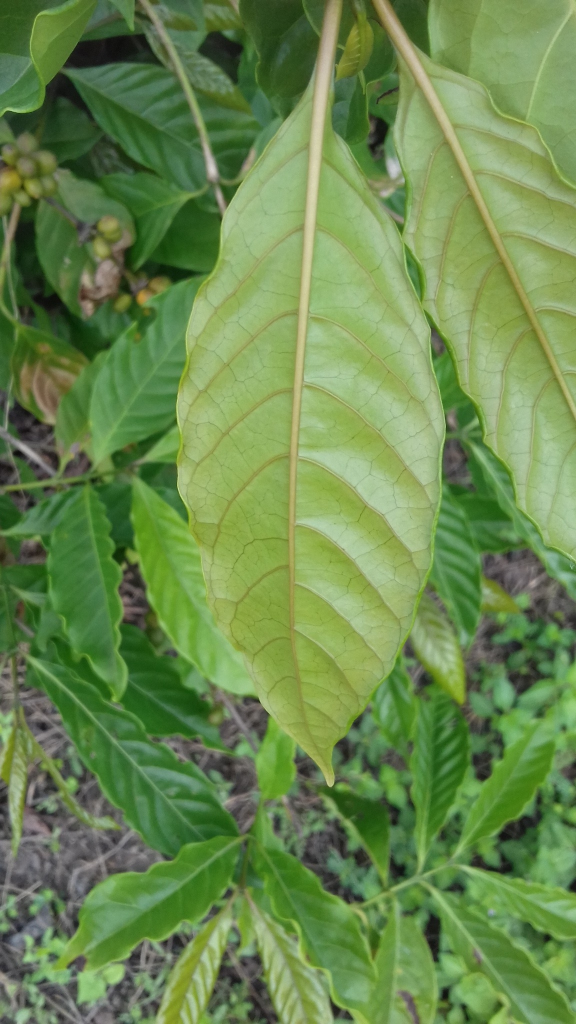
#> input picture Saudaveis/healthy0007.jpg, 1152 x 2048 px (shown at 1/2 size); its folder holds 4 pictures in this run
$ python training0.py
#> lines starting #> are read from the running program, lines starting #| are printed output that depends on the picture
from sklearn.decomposition import PCA
from sklearn.ensemble import RandomForestClassifier
from sklearn.model_selection import train_test_split
from sklearn.metrics import accuracy_score, confusion_matrix
import pandas as pd
import os, cv2, gc

X = []
y = []

#Carregar fotos
path ="./Saudaveis" #pega o caminho da pasta temporaria
photos = os.listdir(path) #pega todos arquivos que tem dentro dela
for i,file in enumerate(photos):
    frame = cv2.imread(path+'/'+file)
#> frame is the input picture: shape (2048, 1152, 3); mean B, G, R 78.6, 136.4, 105.8
    resized_frame = cv2.resize(frame, (100, 50))
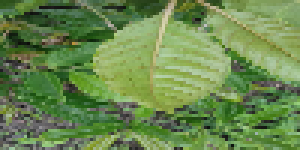
#> resized_frame: shape (50, 100, 3) (shown 3 times larger); mean B, G, R 78.4, 136.4, 105.7
    frameArray = resized_frame.flatten()
#> frameArray = 15000 values, max 216 at index 2564, min 6 at index 3666, mean 106.8
    X.append(frameArray)
    y.append(0)
    #limpar da memoria
    if (i % 20 == 0):
        gc.collect()
    print(i+1)
#> pass 2 of the loop `for i,file in enumerate(photos):`:
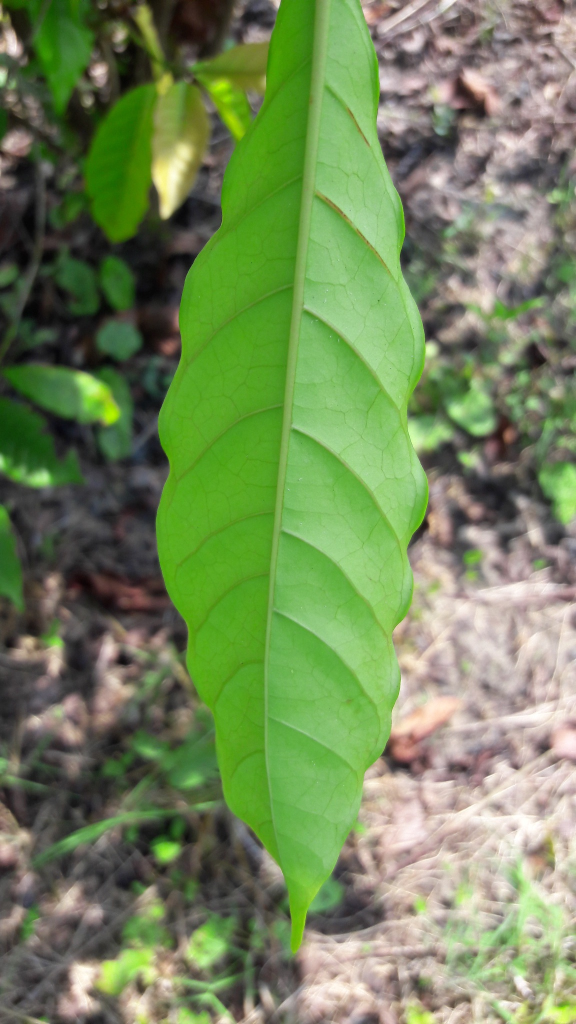
#> input picture Saudaveis/healthy0023.jpg, 1152 x 2048 px (shown at 1/2 size)
#> frame is the input picture: shape (2048, 1152, 3); mean B, G, R 90.3, 135.5, 115.1
#> `resized_frame = cv2.resize(frame, (100, 50))`:
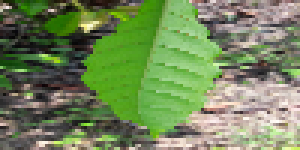
#> resized_frame: shape (50, 100, 3) (shown 3 times larger); mean B, G, R 89.9, 135.2, 114.6
#> frameArray = 15000 values, max 255 at index 10430, min 0 at index 1038, mean 113.2
#> pass 3 of the loop `for i,file in enumerate(photos):`:
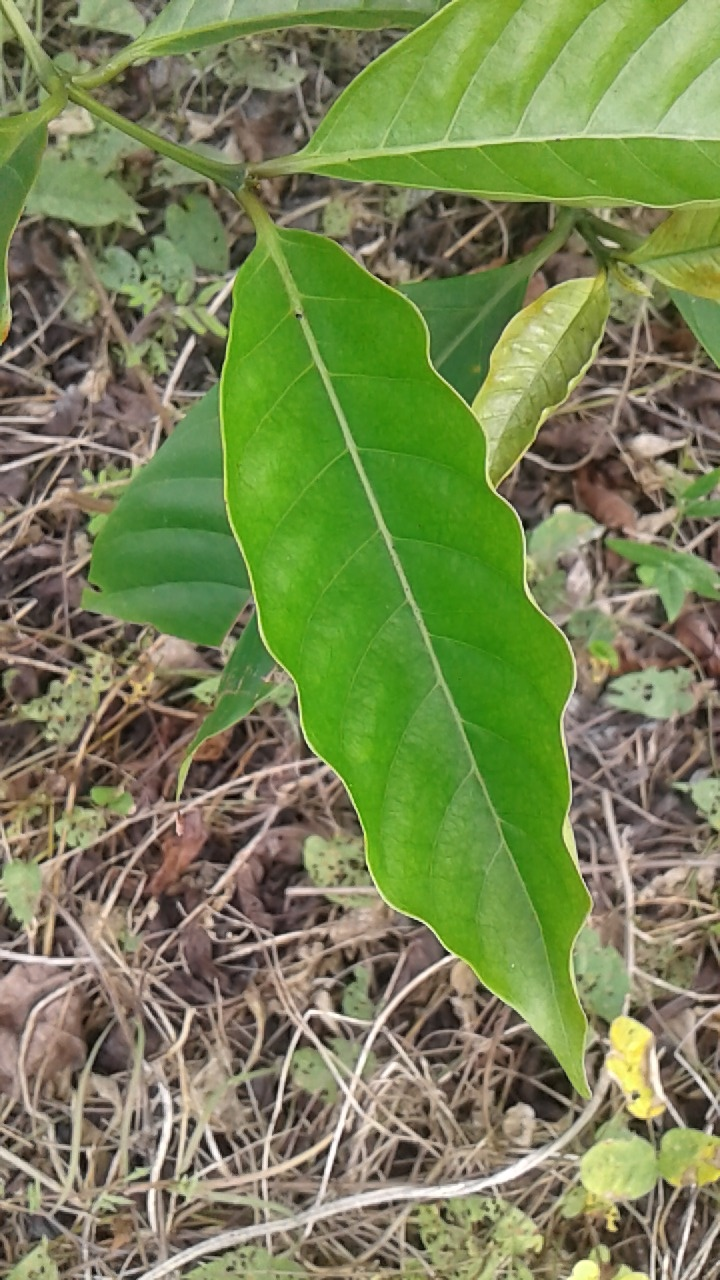
#> input picture Saudaveis/healthy0044.jpg, 720 x 1280 px
#> frame is the input picture: shape (1280, 720, 3); mean B, G, R 83.7, 131.9, 119.3
#> `resized_frame = cv2.resize(frame, (100, 50))`:
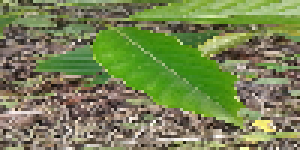
#> resized_frame: shape (50, 100, 3) (shown 3 times larger); mean B, G, R 83.3, 131.5, 118.9
#> frameArray = 15000 values, max 255 at index 11831, min 0 at index 4149, mean 111.2
#> the loop made 4 passes; the first 3 are shown
    # if(i > 10):
    #     break
print(5*"\n*")
print("\nACABOU DE CARREGAR AS IMAGENS SAUDAVEIS\n")
print(5*"*\n")

#Carregar fotos
path ="./Doentes" #pegando o caminho da pasta
#> path = './Doentes'
#> (the run stopped early here; a loop or call above may not have finished)
